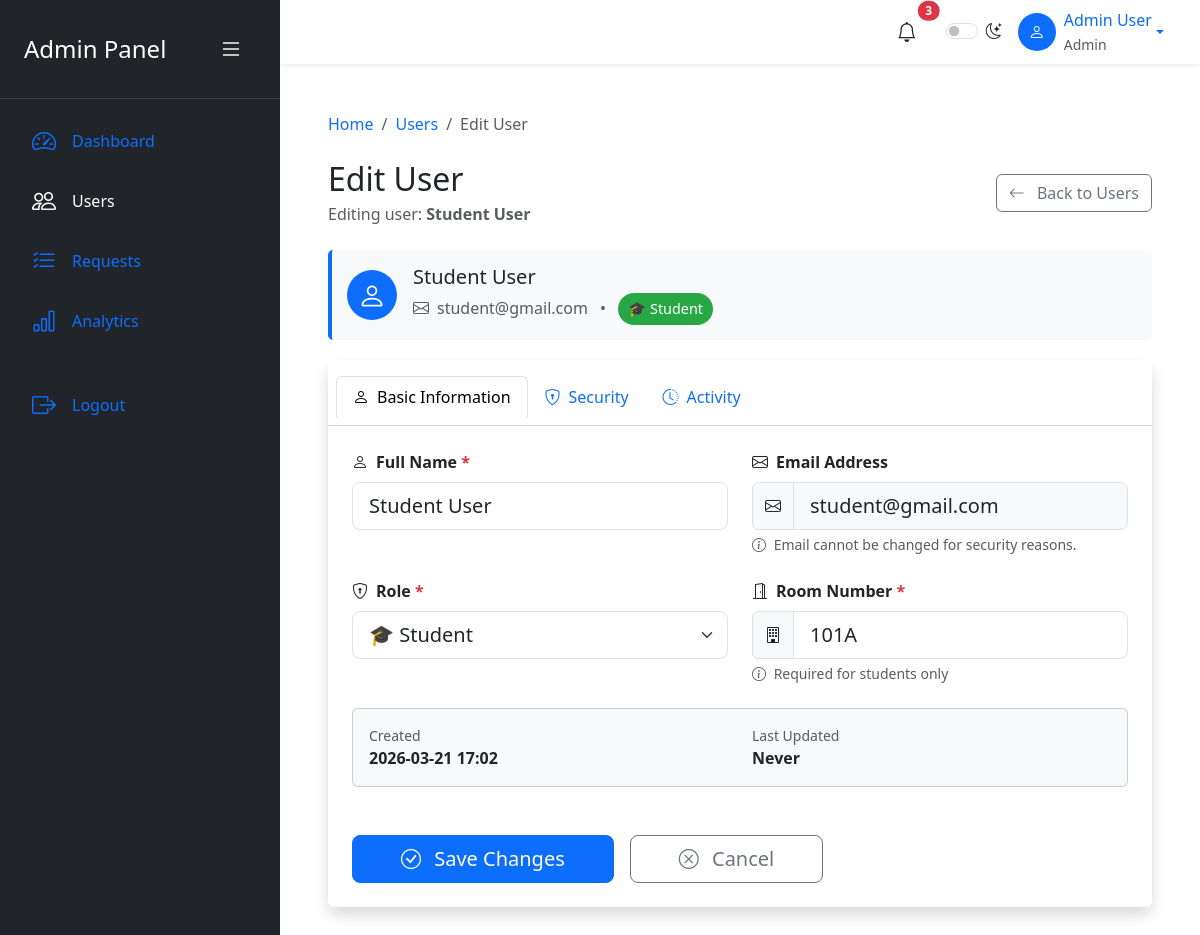
Screenshot of /users/2/edit (signed in) with the database file from the repository.
### app.py (models this page shows, shortened)
class User(UserMixin, db.Model):
    id = db.Column(db.Integer, primary_key=True)
    full_name = db.Column(db.String(100))
    email = db.Column(db.String(120), unique=True)
    password_hash = db.Column(db.String(200))
    role = db.Column(db.String(20))
    room_number = db.Column(db.String(20), nullable=True)
    created_at = db.Column(db.DateTime, default=datetime.utcnow)
    def unread_notifications_count(self):
        return self.notifications.filter_by(is_read=False).count()

### app.py (the view, shortened to what this page needs)
@app.route('/users/<int:user_id>/edit', methods=['GET', 'POST'])
@login_required
@admin_required
def edit_user(user_id):
    user = User.query.get_or_404(user_id)
    if user.id == current_user.id:
        flash("Cannot edit your own account here.", "warning")
        return redirect(url_for('users'))
    return render_template('admin/edit_user.html', user=user)

### app.py (called while the page is built)
@app.context_processor
def inject_notifications():
    if not current_user.is_authenticated:
        return {'unread_count': 0, 'has_unread': False}
    unread_count = current_user.unread_notifications_count()
    return {'unread_count': unread_count, 'has_unread': unread_count > 0}

def admin_required(f):
    @wraps(f)
    def decorated(*args, **kwargs):
        if not current_user.is_authenticated:
            flash("Please log in.", "warning")
            return redirect(url_for('login'))
        if current_user.role != 'admin':
            flash("Admin access only.", "danger")
            return redirect(url_for('dashboard'))
        return f(*args, **kwargs)
    return decorated

@app.template_filter('format_datetime')
def format_datetime(value, format='%Y-%m-%d %H:%M'):
    if value is None:
        value = datetime.now()
    return value.strftime(format)

@login_manager.user_loader
def load_user(user_id):
    return User.query.get(int(user_id))

### templates/admin/edit_user.html (shortened to what this page needs)
<!DOCTYPE html>
<html lang="en" data-bs-theme="light">
<head>
    <link href="https://cdn.jsdelivr.net/npm/bootstrap@5.3.3/dist/css/bootstrap.min.css" rel="stylesheet">
    <link rel="stylesheet" href="https://cdn.jsdelivr.net/npm/bootstrap-icons@1.11.3/font/bootstrap-icons.min.css">
</head>
<body>
<nav class="sidebar" id="sidebar">
    <div class="sidebar-header d-flex align-items-center justify-content-between p-4 border-bottom border-light border-opacity-10">
        <h4 class="mb-0 sidebar-text">Admin Panel</h4>
        <button id="sidebarToggle" class="btn btn-link text-white">
            <i class="bi bi-list fs-4"></i>
        </button>
    </div>
    <div class="p-3">
        <ul class="nav flex-column gap-2">
            <li class="nav-item">
                <a class="nav-link text-white-75 d-flex align-items-center" href="{{ url_for('dashboard') }}">
                    <i class="bi bi-speedometer2 fs-4 me-3"></i>
                    <span class="sidebar-text">Dashboard</span>
                </a>
            </li>
            <li class="nav-item">
                <a class="nav-link active text-white d-flex align-items-center" href="{{ url_for('users') }}">
                    <i class="bi bi-people fs-4 me-3"></i>
                    <span class="sidebar-text">Users</span>
                </a>
            </li>
            <li class="nav-item">
                <a class="nav-link text-white-75 d-flex align-items-center" href="{{ url_for('requests') }}">
                    <i class="bi bi-list-check fs-4 me-3"></i>
                    <span class="sidebar-text">Requests</span>
                </a>
            </li>
            <li class="nav-item">
                <a class="nav-link text-white-75 d-flex align-items-center" href="#">
                    <i class="bi bi-bar-chart fs-4 me-3"></i>
                    <span class="sidebar-text">Analytics</span>
                </a>
            </li>
            <li class="nav-item mt-auto pt-4">
                <a class="nav-link text-white-75 d-flex align-items-center" href="{{ url_for('logout') }}">
                    <i class="bi bi-box-arrow-right fs-4 me-3"></i>
                    <span class="sidebar-text">Logout</span>
                </a>
            </li>
        </ul>
    </div>
</nav>
<div class="main-content" id="mainContent">
    <header class="navbar navbar-expand-lg bg-white shadow-sm sticky-top px-4">
        <div class="container-fluid">
            <div class="ms-auto d-flex align-items-center gap-3">
                <div class="dropdown">
                    <button class="btn btn-link text-dark position-relative" data-bs-toggle="dropdown">
                        <i class="bi bi-bell fs-5"></i>
                        <span class="position-absolute top-0 start-100 translate-middle badge rounded-pill bg-danger">3</span>
                    </button>
                </div>
                <div class="form-check form-switch">
                    <input class="form-check-input" type="checkbox" id="themeToggle">
                    <label class="form-check-label" for="themeToggle"><i class="bi bi-moon-stars"></i></label>
                </div>
                <div class="dropdown">
                    <a class="d-flex align-items-center text-decoration-none dropdown-toggle" href="#" data-bs-toggle="dropdown">
                        <div class="bg-primary text-white rounded-circle d-flex align-items-center justify-content-center me-2" style="width:38px;height:38px;">
                            <i class="bi bi-person"></i>
                        </div>
                        <div class="d-none d-md-block">
                            <div>{{ current_user.full_name }}</div>
                            <small class="text-muted">{{ current_user.role.title() }}</small>
                        </div>
                    </a>
                </div>
            </div>
        </div>
    </header>
    <main class="p-4 p-lg-5">
        <nav aria-label="breadcrumb">
            <ol class="breadcrumb mb-4">
                <li class="breadcrumb-item"><a href="{{ url_for('dashboard') }}" class="text-decoration-none">Home</a></li>
                <li class="breadcrumb-item"><a href="{{ url_for('users') }}" class="text-decoration-none">Users</a></li>
                <li class="breadcrumb-item active">Edit User</li>
            </ol>
        </nav>
        <div class="d-flex justify-content-between align-items-center mb-4">
            <div>
                <h1 class="h2 mb-1">Edit User</h1>
                <p class="text-muted mb-0">Editing user: <strong>{{ user.full_name }}</strong></p>
            </div>
            <a href="{{ url_for('users') }}" class="btn btn-outline-secondary">
                <i class="bi bi-arrow-left me-2"></i> Back to Users
            </a>
        </div>
        <div class="info-card">
            <div class="d-flex align-items-center">
                <div class="bg-primary text-white rounded-circle d-flex align-items-center justify-content-center me-3" style="width: 50px; height: 50px;">
                    <i class="bi bi-person fs-3"></i>
                </div>
                <div>
                    <h5 class="mb-1">{{ user.full_name }}</h5>
                    <p class="mb-0 text-muted">
                        <i class="bi bi-envelope me-2"></i>{{ user.email }}
                        <span class="mx-2">•</span>
                        <span class="role-badge role-badge-{{ user.role }}">
                            {% if user.role == 'plumber' %}🚰 Plumber
                            {% elif user.role == 'cleaner' %}🧹 Cleaner
                            {% elif user.role == 'electrician' %}⚡ Electrician
                            {% elif user.role == 'technician' %}🔧 Technician
                            {% elif user.role == 'pest_controller' %}🐜 Pest Controller
                            {% elif user.role == 'student' %}🎓 Student
                            {% elif user.role == 'admin' %}👑 Admin
                            {% else %}{{ user.role.title() }}
                            {% endif %}
                        </span>
                    </p>
                </div>
            </div>
        </div>
        <div class="card shadow border-0">
            <div class="card-header bg-white py-3">
                <ul class="nav nav-tabs card-header-tabs">
                    <li class="nav-item">
                        <a class="nav-link active" data-bs-toggle="tab" href="#basic-info">
                            <i class="bi bi-person me-2"></i>Basic Information
                        </a>
                    </li>
                    <li class="nav-item">
                        <a class="nav-link" data-bs-toggle="tab" href="#security">
                            <i class="bi bi-shield-lock me-2"></i>Security
                        </a>
                    </li>
                    <li class="nav-item">
                        <a class="nav-link" data-bs-toggle="tab" href="#activity">
                            <i class="bi bi-clock-history me-2"></i>Activity
                        </a>
                    </li>
                </ul>
            </div>
            <div class="card-body p-4">
                <div class="tab-content">
                    <div class="tab-pane fade show active" id="basic-info">
                        <form method="POST" class="needs-validation" novalidate>
                            <div class="row g-4">
                                <div class="col-md-6">
                                    <label for="full_name" class="form-label fw-semibold">
                                        <i class="bi bi-person me-2"></i>Full Name
                                        <span class="text-danger">*</span>
                                    </label>
                                    <input type="text"
                                           class="form-control form-control-lg"
                                           id="full_name"
                                           name="full_name"
                                           value="{{ user.full_name }}"
                                           placeholder="Enter full name"
                                           required>
                                </div>
                                <div class="col-md-6">
                                    <label for="email" class="form-label fw-semibold">
                                        <i class="bi bi-envelope me-2"></i>Email Address
                                    </label>
                                    <div class="input-group">
                                        <span class="input-group-text"><i class="bi bi-envelope"></i></span>
                                        <input type="email"
                                               class="form-control form-control-lg bg-light"
                                               id="email"
                                               name="email"
                                               value="{{ user.email }}"
                                               readonly>
                                    </div>
                                    <div class="form-text text-muted">
                                        <i class="bi bi-info-circle me-1"></i>
                                        Email cannot be changed for security reasons.
                                    </div>
                                </div>
                                <div class="col-md-6">
                                    <label for="role" class="form-label fw-semibold">
                                        <i class="bi bi-shield-lock me-2"></i>Role
                                        <span class="text-danger">*</span>
                                    </label>
                                    <select class="form-select form-select-lg" id="role" name="role" required>
                                        <option value="student" {% if user.role == 'student' %}selected{% endif %}>🎓 Student</option>
                                    </select>
                                </div>
                                <div class="col-md-6 {% if user.role != 'student' %}d-none{% endif %}" id="roomField">
                                    <label for="room_number" class="form-label fw-semibold">
                                        <i class="bi bi-door-open me-2"></i>Room Number
                                        <span class="text-danger" id="roomRequired">*</span>
                                    </label>
                                    <div class="input-group">
                                        <span class="input-group-text"><i class="bi bi-building"></i></span>
                                        <input type="text"
                                               class="form-control form-control-lg"
                                               id="room_number"
                                               name="room_number"
                                               value="{{ user.room_number if user.room_number else '' }}"
                                               placeholder="e.g., B204, Room 101">
                                    </div>
                                    <div class="form-text">
                                        <i class="bi bi-info-circle me-1"></i>
                                        Required for students only
                                    </div>
                                </div>
                                <div class="col-12">
                                    <div class="card bg-light">
                                        <div class="card-body">
                                            <div class="row">
                                                <div class="col-md-6">
                                                    <small class="text-muted d-block">Created</small>
                                                    <strong>{{ user.created_at | format_datetime }}</strong>
                                                </div>
                                                <div class="col-md-6">
                                                    <small class="text-muted d-block">Last Updated</small>
                                                    <strong>{{ user.updated_at | format_datetime if user.updated_at else 'Never' }}</strong>
                                                </div>
                                            </div>
                                        </div>
                                    </div>
                                </div>
                            </div>
                            <div class="mt-5 d-flex gap-3">
                                <button type="submit" class="btn btn-primary btn-lg px-5">
                                    <i class="bi bi-check-circle me-2"></i> Save Changes
                                </button>
                                <a href="{{ url_for('users') }}" class="btn btn-outline-secondary btn-lg px-5">
                                    <i class="bi bi-x-circle me-2"></i> Cancel
                                </a>
                            </div>
                        </form>
                    </div>
                </div>
            </div>
        </div>
    </main>
</div>
</body>
</html>

### templates/admin/edit_user.html (style rules this page uses)
:root { --sidebar-width: 280px; --sidebar-collapsed-width: 78px; }
body { min-height: 100vh; background: var(--bs-body-bg); }
.sidebar { position: fixed; inset: 0 auto 0 0; width: var(--sidebar-width); transition: width 0.35s ease; z-index: 1030; overflow-y: auto; background: var(--bs-dark); color: white; }
.main-content { margin-left: var(--sidebar-width); transition: margin-left 0.35s ease; }
.role-badge { display: inline-block; padding: 5px 10px; border-radius: 20px; font-size: 0.9rem; font-weight: 500; }
.role-badge-student { background-color: #28a745; color: white; }
.info-card { background-color: #f8f9fa; border-left: 4px solid #0d6efd; padding: 15px; border-radius: 5px; margin-bottom: 20px; }

### rows the page displays
User: full_name "Admin User", role "Admin"
User: full_name "Student User", email "student@gmail.com", role "🎓 Student", room_number "101A", created_at "2026-03-21 17:02"

### other values shown
{{ user.updated_at | format_datetime if user.updated_at else 'Never' }} "Never"
